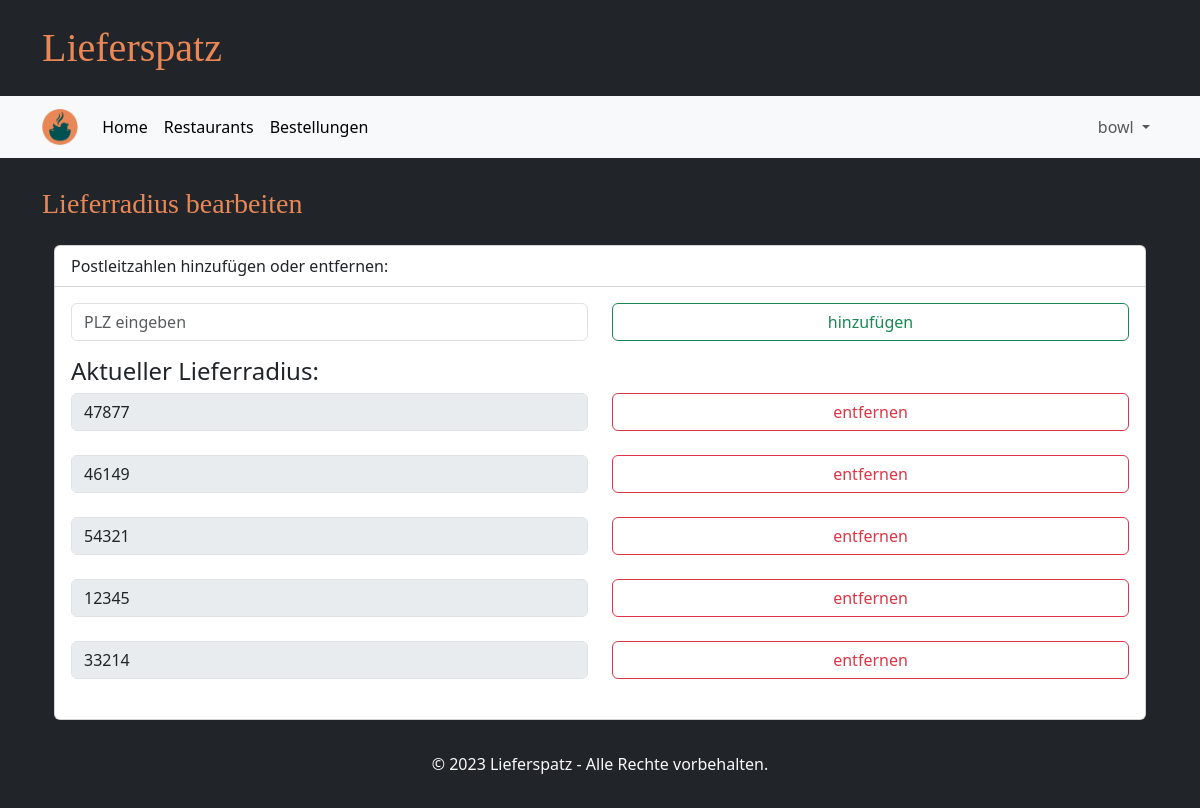
The page /edit_delivery_radius (signed in) on the database as committed earlier.
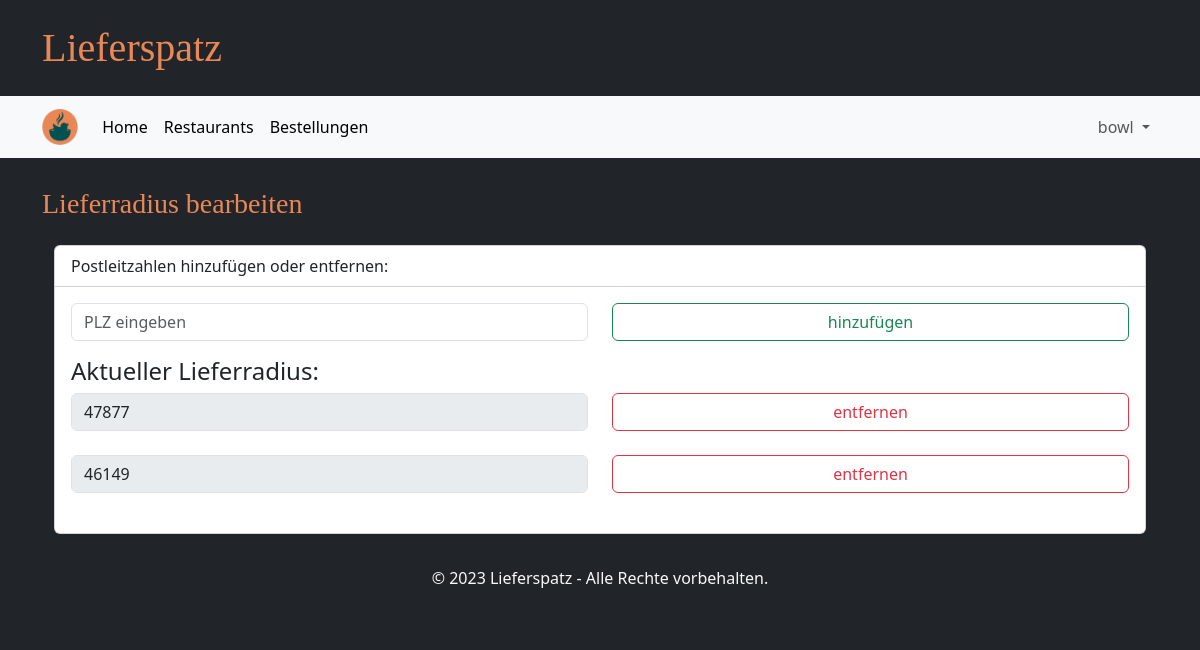
The same page on the database as committed later.
### tables this page shows
CREATE TABLE Lieferradius(
            Plz TEXT NOT NULL,
            GUsername TEXT NOT NULL,
            FOREIGN KEY (GUsername) REFERENCES GeschaeftsAccount(Username),
            PRIMARY KEY (Plz, GUsername),
            UNIQUE(Plz, GUsername)
        );

### main.py (the view, shortened to what this page needs)
@app.route("/edit_delivery_radius", methods=["GET", "POST"])
def edit_restaurant_delivery_radius():
    if "user" in session and "business" in session:
        profile = database.get_restaurant(session["user"])
        delivery_radius = database.get_delivery_radius(session["user"])
        return render_template("edit_delivery_radius.html", profile=profile, delivery_radius=delivery_radius)
    else:
        return redirect(url_for("login_business_page"))

### database.py (called while the page is built)
def getData(sql, params = ()):
    dbcon = sqlite3.connect("instance/db.db")
    cursor = dbcon.cursor()
    cursor.execute(sql, params)
    return cursor

def get_restaurant(username):
    request_pointer = getData("""SELECT Username, Restaurantname, Beschreibung, Strasse, Hausnummer, Plz
                              FROM GeschaeftsAccount
                              WHERE Username = ? """,(username,))
    result = request_pointer.fetchone()
    restaurant = {
            "username": result[0],
            "name": result[1],
            "description": result[2],
            "street": result[3],
            "housenumber": result[4],
            "postalcode": result[5]
        }
    return restaurant

def get_delivery_radius(username):
    postalcodes = []
    request_pointer = getData("""SELECT PLZ
                              FROM Lieferradius
                              WHERE GUsername = ? """, (username,))
    for entry in request_pointer.fetchall():
        postalcodes.append(entry[0])
    return postalcodes

### templates/edit_delivery_radius.html (shortened to what this page needs)
{% extends "base.html" %}
{% block heading %}Lieferradius bearbeiten{% endblock %}
{% block content %}
        <div class="card">
            <div class="card-header bg-transparent">
                Postleitzahlen hinzufügen oder entfernen:
            </div>
            <div class="card-body form-group nopadding">
                <div>
                    <form action="" method="POST">
                        <div class="row">
                        <div class="col-6">
                        <input name="new PLZ" type="number" min="0" class="form-control" id="new PLZ"
                            placeholder="PLZ eingeben">
                        </div>
                        <div class="col-6">
                            <button name="submit new PLZ" type="submit"
                                class="btn btn-outline-success form-control colum">hinzufügen</button>
                        </div>
                        </div>
                    </form>
                    <h4 class="mt-3">Aktueller Lieferradius:</h4>
                    {% for plz in delivery_radius %}
                    <form action="" method="POST">
                        <div class="row">
                            <div class="col-6">
                                <fieldset disabled>
                                    <input name="PLZ" value="{{ plz }}" class="form-control">
                                </fieldset>
                            </div>
                            <div class="col-6">
                                <button name="delete PLZ" value="{{ plz }}" type="submit"
                                    class="btn btn-outline-danger form-control colum">entfernen</button>
                            </div>
                        </div>
                        {% endfor %}
                </div>
            </div>
        </div>
{% endblock %}

Rows that differ between the two databases and show on the page:
removed Lieferradius: PLZ "54321"
removed Lieferradius: PLZ "12345"
removed Lieferradius: PLZ "33214"
